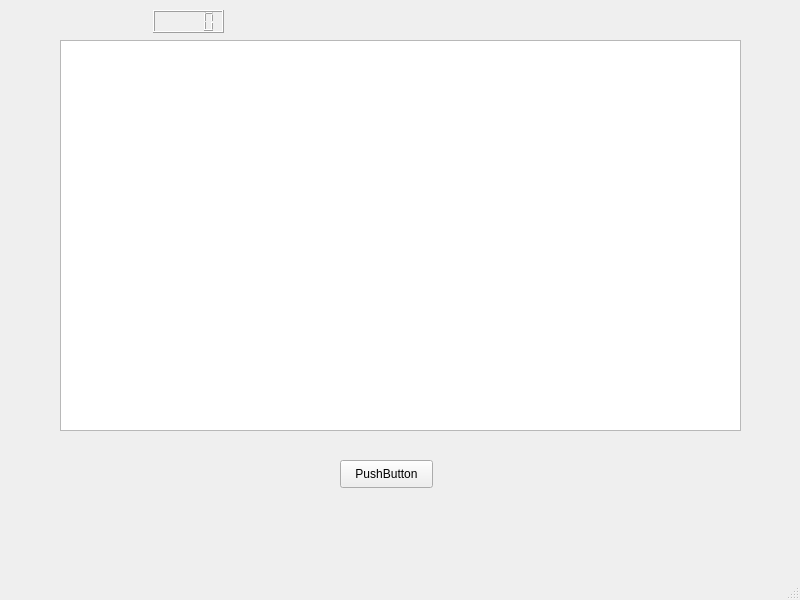
<?xml version="1.0" encoding="UTF-8"?>
<ui version="4.0">
 <class>MainWindow</class>
 <widget class="QMainWindow" name="MainWindow">
  <property name="geometry">
   <rect>
    <x>0</x>
    <y>0</y>
    <width>800</width>
    <height>600</height>
   </rect>
  </property>
  <property name="windowTitle">
   <string>MainWindow</string>
  </property>
  <widget class="QWidget" name="centralwidget">
   <widget class="QPushButton" name="pushButton">
    <property name="geometry">
     <rect>
      <x>340</x>
      <y>460</y>
      <width>93</width>
      <height>28</height>
     </rect>
    </property>
    <property name="styleSheet">
     <string notr="true">background-image: url(:/new/prefix1/creat_account.png);</string>
    </property>
    <property name="text">
     <string>PushButton</string>
    </property>
   </widget>
   <widget class="QGraphicsView" name="graphicsView">
    <property name="geometry">
     <rect>
      <x>60</x>
      <y>40</y>
      <width>681</width>
      <height>391</height>
     </rect>
    </property>
   </widget>
   <widget class="QLCDNumber" name="lcdNumber">
    <property name="geometry">
     <rect>
      <x>153</x>
      <y>10</y>
      <width>71</width>
      <height>23</height>
     </rect>
    </property>
   </widget>
  </widget>
  <widget class="QStatusBar" name="statusbar"/>
 </widget>
 <resources/>
 <connections/>
</ui>
